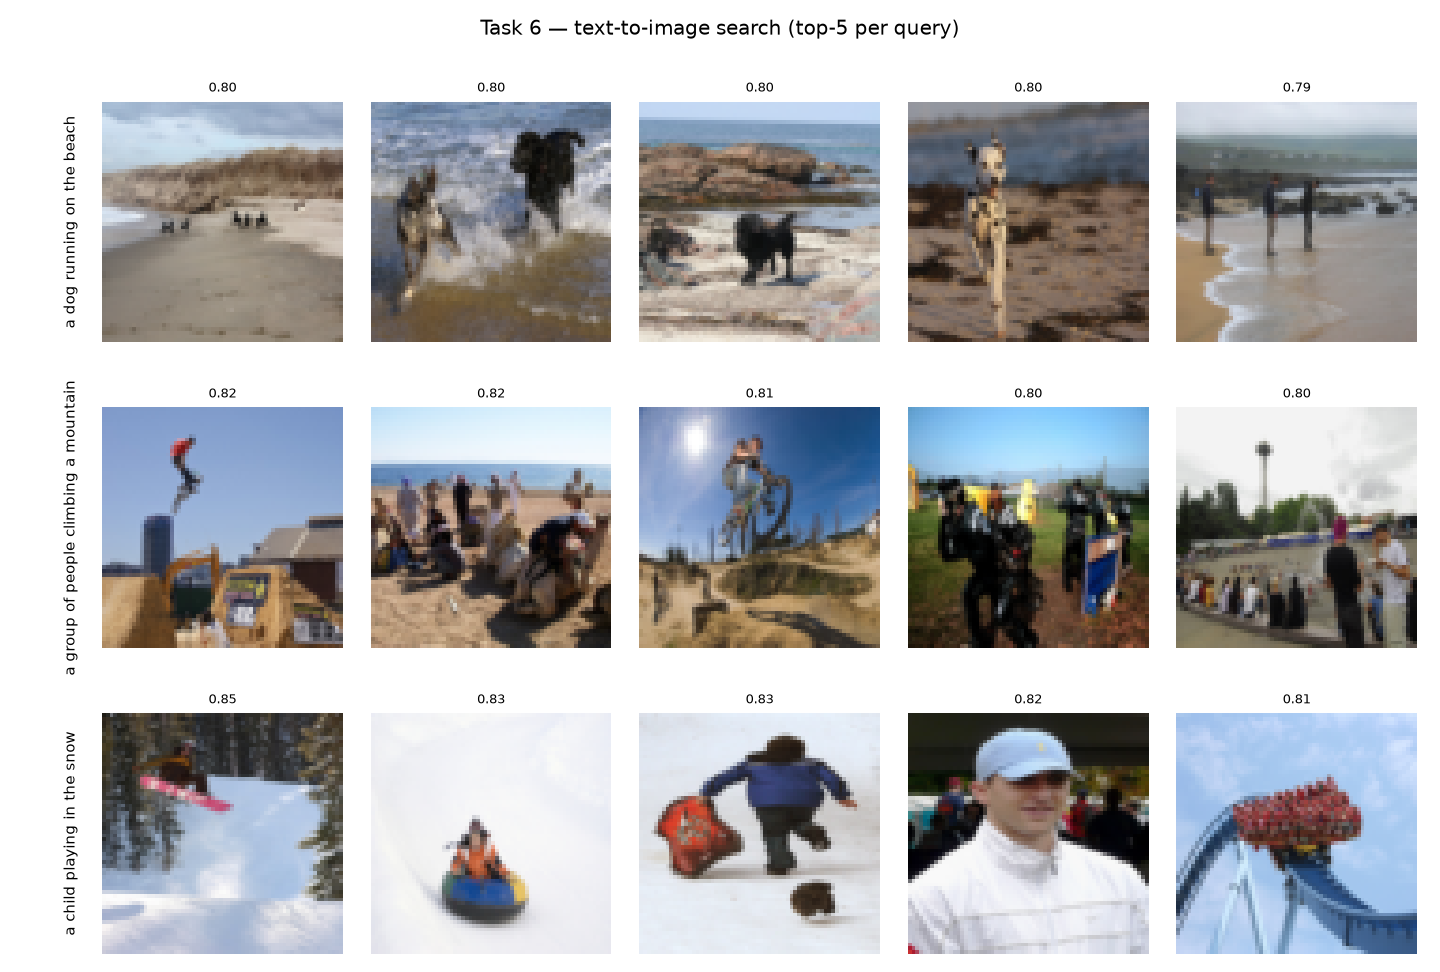

Source code (Python):
"""Task 6 — Applied Stretch (Application 2): text-to-image search engine.

Precompute an embedding for every Flickr8k image once, then answer a natural-language
query by encoding it with the text tower and returning the top-K images by cosine
similarity. This is the core algorithm behind Google Images / phone photo search /
e-commerce visual search — minus the FAISS-scale approximate nearest-neighbour index.

    python task6/text_to_image_search.py                       # 3 demo queries -> PNG
    python task6/text_to_image_search.py --query "two dogs playing" --interactive

Saves task6/text_to_image_search.png (a grid of example queries + their top-5).
"""
from __future__ import annotations

import argparse
import os

import numpy as np
import torch
import torch.nn.functional as F
import torchvision.transforms as T

from dataset import DATA_DIR
from model import DEFAULT_CONFIG, build_model
from preprocess import load_cache
from dataset import build_tokenizer

HERE = os.path.dirname(os.path.abspath(__file__))
_MEAN = [0.485, 0.456, 0.406]
_STD = [0.229, 0.224, 0.225]

DEMO_QUERIES = [
    "a dog running on the beach",
    "a group of people climbing a mountain",
    "a child playing in the snow",
]


@torch.no_grad()
def build_image_index(model, device, batch_size=256):
    """Encode every cached image once. Returns (filenames, normalized embeds (N, D))."""
    cache, index = load_cache()
    if cache is None:
        raise FileNotFoundError("Run task6/preprocess.py first to build the image cache.")
    to_tensor = T.Compose([T.ToTensor(), T.Normalize(_MEAN, _STD)])
    filenames = list(index.keys())

    embeds = []
    for i in range(0, len(filenames), batch_size):
        chunk = filenames[i:i + batch_size]
        imgs = torch.stack([to_tensor(np.array(cache[index[fn]])) for fn in chunk]).to(device)
        e = F.normalize(model.encode_image(imgs), dim=-1).cpu()
        embeds.append(e)
    return filenames, torch.cat(embeds)


@torch.no_grad()
def search(model, tok, device, filenames, image_embeds, query, top_k=5):
    max_len = DEFAULT_CONFIG["max_text_len"]
    ids = tok.encode(query)[:max_len]
    pad = max_len - len(ids)
    mask = torch.tensor([[1] * len(ids) + [0] * pad])
    tokens = torch.tensor([ids + [tok.PAD] * pad])
    q = F.normalize(model.encode_text(tokens.to(device), mask.to(device)), dim=-1).cpu()[0]
    scores = image_embeds @ q
    top = scores.topk(top_k).indices.tolist()
    return [(filenames[i], float(scores[i])) for i in top]


def _load_model(device):
    tok = build_tokenizer()
    model = build_model(tok.vocab_size, DEFAULT_CONFIG).to(device)
    ckpt = os.path.join(HERE, "best_model.pt")
    if os.path.exists(ckpt):
        model.load_state_dict(torch.load(ckpt, map_location=device)["model"])
        print(f"loaded {ckpt}")
    else:
        print("WARNING: no best_model.pt — results will be random.")
    model.eval()
    return model, tok


def demo(queries, out_path=os.path.join(HERE, "text_to_image_search.png"), top_k=5):
    import matplotlib
    matplotlib.use("Agg")
    import matplotlib.pyplot as plt

    device = "cuda" if torch.cuda.is_available() else "cpu"
    model, tok = _load_model(device)
    filenames, image_embeds = build_image_index(model, device)
    print(f"indexed {len(filenames)} images")

    cache, index = load_cache()
    rows = len(queries)
    fig, axes = plt.subplots(rows, top_k, figsize=(2.4 * top_k, 2.7 * rows))
    axes = np.array(axes).reshape(rows, top_k)
    for r, query in enumerate(queries):
        results = search(model, tok, device, filenames, image_embeds, query, top_k)
        for c, (fn, score) in enumerate(results):
            ax = axes[r, c]
            ax.imshow(np.asarray(cache[index[fn]]))
            ax.set_title(f"{score:.2f}", fontsize=8)
            ax.axis("off")
            if c == 0:
                ax.set_ylabel(query[:24], fontsize=9)
        axes[r, 0].text(-0.1, 0.5, query, transform=axes[r, 0].transAxes,
                        rotation=90, va="center", ha="right", fontsize=9)
        print(f"query {query!r} -> {[fn for fn, _ in results]}")
    fig.suptitle("Task 6 — text-to-image search (top-5 per query)", fontsize=12)
    plt.tight_layout(rect=[0.03, 0, 1, 0.96])
    plt.savefig(out_path, dpi=120); plt.close()
    print(f"Saved {out_path}")


def main():
    ap = argparse.ArgumentParser()
    ap.add_argument("--query", type=str, default=None)
    ap.add_argument("--top_k", type=int, default=5)
    ap.add_argument("--interactive", action="store_true", help="prompt for queries in a loop")
    args = ap.parse_args()

    if args.interactive:
        device = "cuda" if torch.cuda.is_available() else "cpu"
        model, tok = _load_model(device)
        filenames, image_embeds = build_image_index(model, device)
        print(f"indexed {len(filenames)} images. Type a query (blank to quit).")
        while True:
            q = input("query> ").strip()
            if not q:
                break
            for fn, s in search(model, tok, device, filenames, image_embeds, q, args.top_k):
                print(f"  {s:.3f}  {fn}")
    else:
        demo([args.query] if args.query else DEMO_QUERIES, top_k=args.top_k)


if __name__ == "__main__":
    main()
